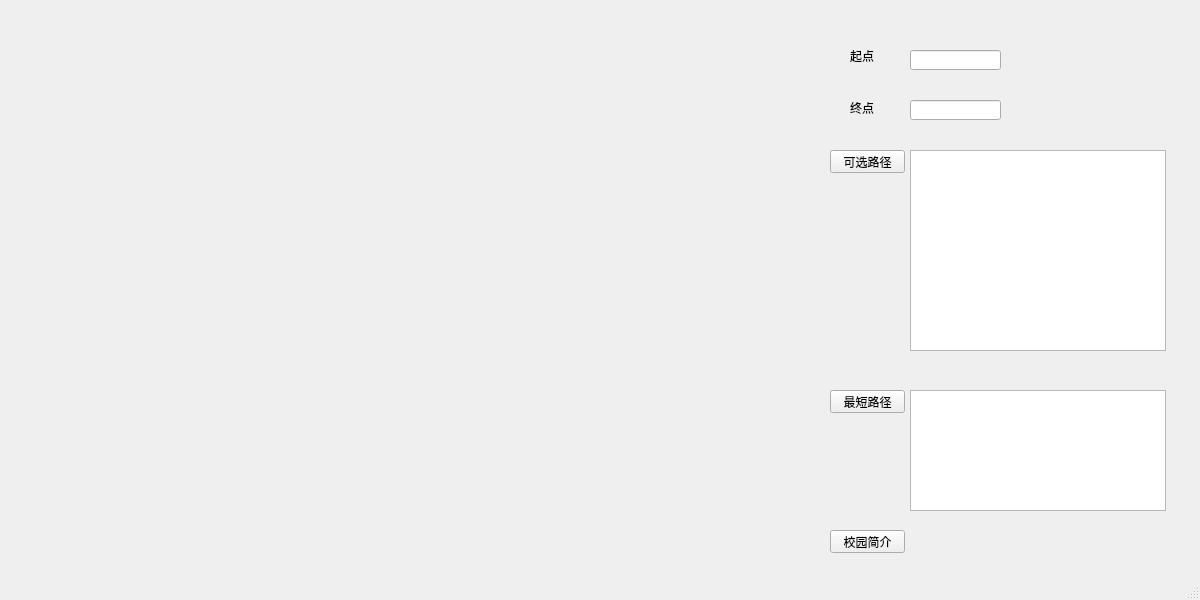
<?xml version="1.0" encoding="UTF-8"?>
<ui version="4.0">
 <class>MainWindow</class>
 <widget class="QMainWindow" name="MainWindow">
  <property name="geometry">
   <rect>
    <x>0</x>
    <y>0</y>
    <width>1200</width>
    <height>600</height>
   </rect>
  </property>
  <property name="minimumSize">
   <size>
    <width>1200</width>
    <height>600</height>
   </size>
  </property>
  <property name="maximumSize">
   <size>
    <width>1200</width>
    <height>600</height>
   </size>
  </property>
  <property name="windowTitle">
   <string>Guide</string>
  </property>
  <widget class="QWidget" name="centralwidget">
   <widget class="QLabel" name="label">
    <property name="geometry">
     <rect>
      <x>850</x>
      <y>40</y>
      <width>31</width>
      <height>31</height>
     </rect>
    </property>
    <property name="text">
     <string>起点</string>
    </property>
   </widget>
   <widget class="QLabel" name="label2">
    <property name="geometry">
     <rect>
      <x>850</x>
      <y>100</y>
      <width>31</width>
      <height>16</height>
     </rect>
    </property>
    <property name="text">
     <string>终点</string>
    </property>
   </widget>
   <widget class="QLineEdit" name="lineEdit2">
    <property name="geometry">
     <rect>
      <x>910</x>
      <y>100</y>
      <width>91</width>
      <height>20</height>
     </rect>
    </property>
   </widget>
   <widget class="QLineEdit" name="lineEdit">
    <property name="geometry">
     <rect>
      <x>910</x>
      <y>50</y>
      <width>91</width>
      <height>20</height>
     </rect>
    </property>
    <property name="contextMenuPolicy">
     <enum>Qt::DefaultContextMenu</enum>
    </property>
   </widget>
   <widget class="QPushButton" name="pushButton">
    <property name="geometry">
     <rect>
      <x>830</x>
      <y>150</y>
      <width>75</width>
      <height>23</height>
     </rect>
    </property>
    <property name="text">
     <string>可选路径</string>
    </property>
   </widget>
   <widget class="QTextBrowser" name="textBrowser">
    <property name="geometry">
     <rect>
      <x>910</x>
      <y>150</y>
      <width>256</width>
      <height>201</height>
     </rect>
    </property>
   </widget>
   <widget class="QPushButton" name="pushButton2">
    <property name="geometry">
     <rect>
      <x>830</x>
      <y>390</y>
      <width>75</width>
      <height>23</height>
     </rect>
    </property>
    <property name="text">
     <string>最短路径</string>
    </property>
   </widget>
   <widget class="QTextBrowser" name="textBrowser2">
    <property name="geometry">
     <rect>
      <x>910</x>
      <y>390</y>
      <width>256</width>
      <height>121</height>
     </rect>
    </property>
   </widget>
   <widget class="QPushButton" name="pushButton3">
    <property name="geometry">
     <rect>
      <x>830</x>
      <y>530</y>
      <width>75</width>
      <height>23</height>
     </rect>
    </property>
    <property name="text">
     <string>校园简介</string>
    </property>
   </widget>
  </widget>
  <widget class="QMenuBar" name="menubar">
   <property name="geometry">
    <rect>
     <x>0</x>
     <y>0</y>
     <width>1200</width>
     <height>23</height>
    </rect>
   </property>
  </widget>
  <widget class="QStatusBar" name="statusbar"/>
 </widget>
 <resources/>
 <connections/>
</ui>
